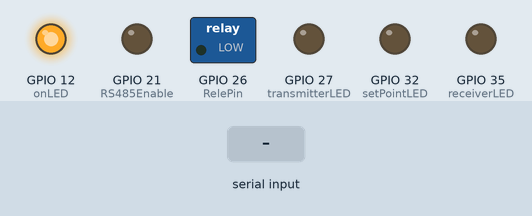
A sketch run on a simulated ESP32. Parts: switched loads named in the sketch (green lamp = pin HIGH), output pins drawn as LEDs (lit = HIGH). The test bench sets the inputs (shaded band). What the sketch prints to the serial monitor is not drawn.

Above: at 1.2 s.
1.3 s: "1" received over the second serial link
At 2.1 s:
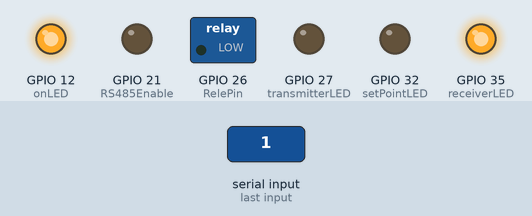
Timing chart, 0 to 4.3 s (numbered marks = the images above; inputs shaded):
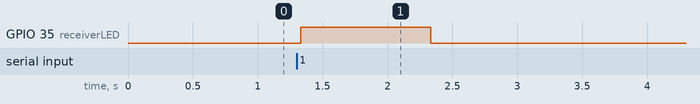

The sketch:

Escravo.ino
```cpp
#include <HardwareSerial.h>
#include <ArduinoJson.h>
#include <OneWire.h>
#include <DallasTemperature.h>
OneWire oneWire(25);
DallasTemperature sensors(&oneWire);
DeviceAddress sensor1;

const int RelePin = 26; // pino ao qual o Módulo Relé está conectado
float sp; // set point
float hist; // histerese
float tempC;
int b;

#define RS485Enable 21   //RS485 Direction control 21

#define receiverLED         35
#define onLED         12
#define transmitterLED 27
#define setPointLED 32

HardwareSerial RS485Serial(1); // RX, TX
int ID;
void setup() {
  ID = 1;
  pinMode(RS485Enable, OUTPUT);
  pinMode(onLED, OUTPUT);
  pinMode(receiverLED, OUTPUT);
  pinMode(transmitterLED, OUTPUT);
  pinMode(setPointLED, OUTPUT);
  Serial.begin(115200);
  RS485Serial.begin(1000000, SERIAL_8N1, 16, 17);
  digitalWrite(RS485Enable, LOW);
  digitalWrite(onLED, HIGH);

  sp = 26;
  hist = 0;
  b = 0;
  sensors.begin();
  sensors.getDeviceCount();
  pinMode(RelePin, OUTPUT); // seta o pino como saída
  // Localiza e mostra enderecos dos sensores
  Serial.println("Localizando sensores DS18B20...");
  Serial.print("Foram encontrados ");
  Serial.print(sensors.getDeviceCount(), DEC);
  Serial.println(" sensores.");
  if (!sensors.getAddress(sensor1, 0))
    Serial.println("Sensores nao encontrados !");
  // Mostra o endereco do sensor encontrado no barramento
  Serial.println();
  Serial.println();
}

void loop() {
  StaticJsonDocument<200> doc;
  if (RS485Serial.available())
  {
    digitalWrite(receiverLED, HIGH);
    DeserializationError error = deserializeJson(doc, RS485Serial);
    if (error) {
      Serial.print(F("deserializeJson() failed: "));
      Serial.println(error.c_str());
      return;
    }
    digitalWrite(receiverLED, LOW);

  }
  const int slaveID = doc["slaveId"];
  if (slaveID == ID)
  {
    sensors.requestTemperatures();
    tempC = sensors.getTempC(sensor1);
    if ((tempC < (sp + hist)) && (b == 0)) {
      digitalWrite(RelePin, HIGH); //aciona o pino
      b = 1;
    }
    if (tempC >= (sp + hist)) {
      digitalWrite(RelePin, LOW); //aciona o pino
    }
    if (tempC < (sp - hist)) {
      b = 0;
    }
    doc["value"] = tempC;
//    serializeJsonPretty(doc, Serial);
    digitalWrite(RS485Enable, HIGH);
    digitalWrite(transmitterLED, HIGH);
    serializeJson(doc, RS485Serial);
    RS485Serial.flush();
    digitalWrite(transmitterLED, LOW);
    digitalWrite(RS485Enable, LOW);
  }
  doc["slaveID"] = 0;
  delay(50);
}
```

Measured:
- after the input at 1.3 s, GPIO 35 (receiverLED): LOW → HIGH at once, → LOW 1.0 s later
